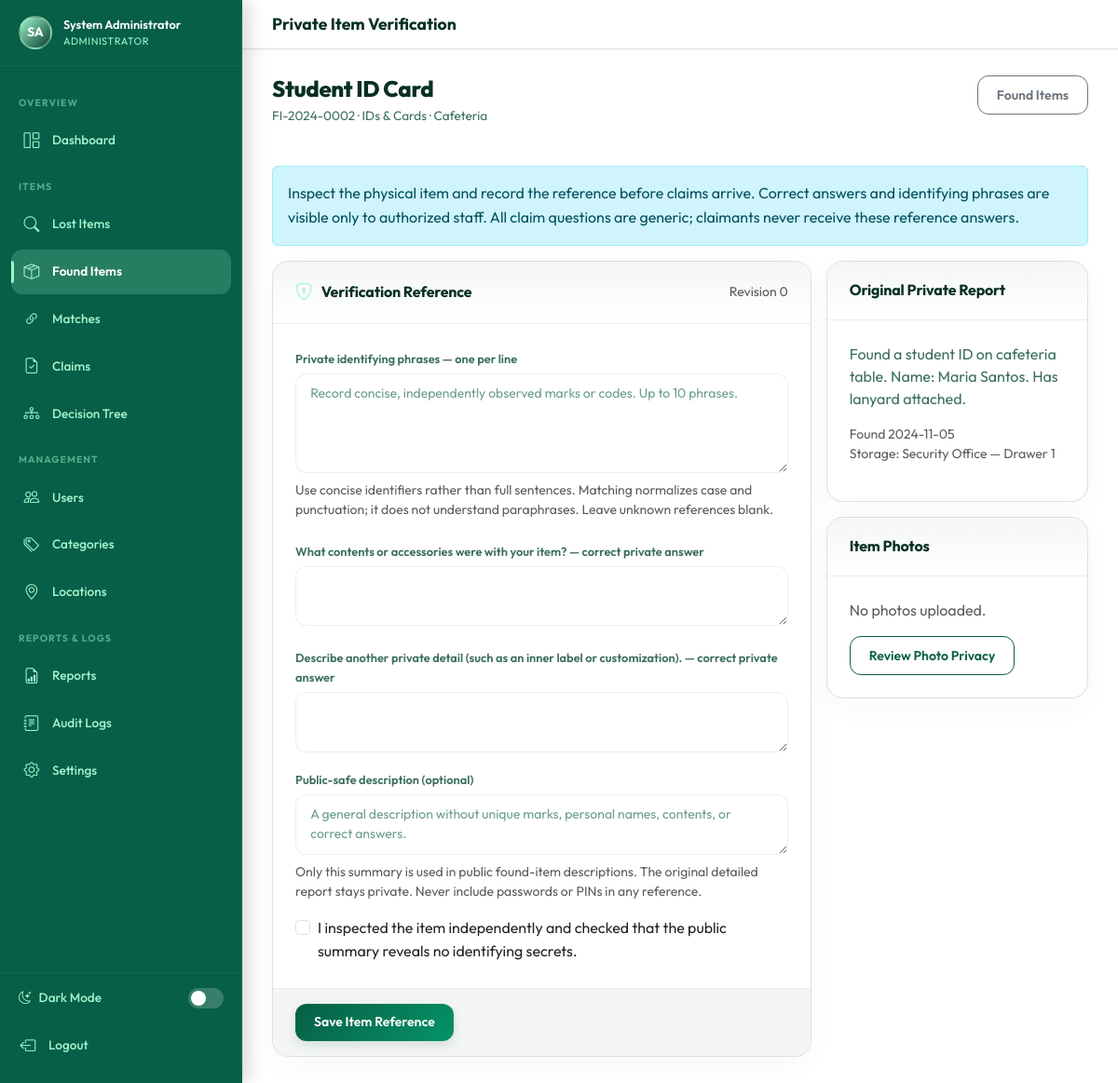
Page /security/item_verification.php?item_id=2 (signed in) on the committed database.
### tables this page shows
CREATE TABLE IF NOT EXISTS `users` (
    `id`              INT UNSIGNED    NOT NULL AUTO_INCREMENT,
    `name`            VARCHAR(100)    NOT NULL,
    `email`           VARCHAR(150)    NOT NULL,
    `password`        VARCHAR(255)    NOT NULL,
    `role`            ENUM('admin','student','security') NOT NULL DEFAULT 'student',
    `student_id`      VARCHAR(50)     NULL DEFAULT NULL,
    `phone`           VARCHAR(20)     NULL DEFAULT NULL,
    `profile_photo`   VARCHAR(255)    NULL DEFAULT NULL,
    `status`          ENUM('active','inactive','suspended') NOT NULL DEFAULT 'active',
    `remember_token`  VARCHAR(100)    NULL DEFAULT NULL,
    `last_login`      DATETIME        NULL DEFAULT NULL,
    `created_at`      DATETIME        NOT NULL DEFAULT CURRENT_TIMESTAMP,
    `updated_at`      DATETIME        NOT NULL DEFAULT CURRENT_TIMESTAMP ON UPDATE CURRENT_TIMESTAMP,
    PRIMARY KEY (`id`),
    UNIQUE KEY `uq_email` (`email`),
    KEY `idx_role`   (`role`),
    KEY `idx_status` (`status`)
);

CREATE TABLE IF NOT EXISTS `found_items` (
    `id`               INT UNSIGNED NOT NULL AUTO_INCREMENT,
    `report_number`    VARCHAR(20)  NOT NULL,
    `user_id`          INT UNSIGNED NOT NULL,
    `category_id`      INT UNSIGNED NOT NULL,
    `location_id`      INT UNSIGNED NOT NULL,
    `item_name`        VARCHAR(150) NOT NULL,
    `brand`            VARCHAR(100) NULL DEFAULT NULL,
    `color`            VARCHAR(50)  NULL DEFAULT NULL,
    `description`      TEXT         NULL DEFAULT NULL,
    `date_found`       DATE         NOT NULL,
    `time_found`       TIME         NULL DEFAULT NULL,
    `storage_location` VARCHAR(200) NULL DEFAULT NULL,
    `qr_code_path`     VARCHAR(255) NULL DEFAULT NULL,
    `status`           ENUM('pending','active','matched','claimed','released') NOT NULL DEFAULT 'pending',
    `security_notes`   TEXT         NULL DEFAULT NULL,
    `created_at`       DATETIME     NOT NULL DEFAULT CURRENT_TIMESTAMP,
    `updated_at`       DATETIME     NOT NULL DEFAULT CURRENT_TIMESTAMP ON UPDATE CURRENT_TIMESTAMP,
    PRIMARY KEY (`id`),
    UNIQUE KEY `uq_report_number` (`report_number`),
    KEY `idx_user_id`    (`user_id`),
    KEY `idx_status`     (`status`),
    KEY `idx_date_found` (`date_found`),
    FULLTEXT KEY `ft_found_search` (`item_name`,`brand`,`color`,`description`),
    CONSTRAINT `fk_found_user`     FOREIGN KEY (`user_id`)     REFERENCES `users`(`id`)      ON DELETE CASCADE,
    CONSTRAINT `fk_found_category` FOREIGN KEY (`category_id`) REFERENCES `categories`(`id`) ON DELETE RESTRICT,
    CONSTRAINT `fk_found_location` FOREIGN KEY (`location_id`) REFERENCES `locations`(`id`)  ON DELETE RESTRICT
);

CREATE TABLE IF NOT EXISTS `categories` (
    `id`          INT UNSIGNED NOT NULL AUTO_INCREMENT,
    `name`        VARCHAR(100) NOT NULL,
    `description` TEXT         NULL DEFAULT NULL,
    `icon`        VARCHAR(50)  NOT NULL DEFAULT 'bi-tag',
    `color`       VARCHAR(20)  NOT NULL DEFAULT '#065F46',
    `status`      ENUM('active','inactive') NOT NULL DEFAULT 'active',
    `created_at`  DATETIME     NOT NULL DEFAULT CURRENT_TIMESTAMP,
    PRIMARY KEY (`id`),
    UNIQUE KEY `uq_name` (`name`),
    KEY `idx_status` (`status`)
);

CREATE TABLE IF NOT EXISTS `locations` (
    `id`          INT UNSIGNED NOT NULL AUTO_INCREMENT,
    `name`        VARCHAR(100) NOT NULL,
    `building`    VARCHAR(100) NULL DEFAULT NULL,
    `floor`       VARCHAR(50)  NULL DEFAULT NULL,
    `description` TEXT         NULL DEFAULT NULL,
    `status`      ENUM('active','inactive') NOT NULL DEFAULT 'active',
    `created_at`  DATETIME     NOT NULL DEFAULT CURRENT_TIMESTAMP,
    PRIMARY KEY (`id`),
    KEY `idx_status` (`status`)
);

### security/item_verification.php (the view, shortened to what the rows shown need)
<?php
require_once __DIR__ . '/../config/database.php';
require_once __DIR__ . '/../includes/auth.php';
require_once __DIR__ . '/../includes/functions.php';
require_once __DIR__ . '/../includes/claim_ml.php';
$itemId = (int)filter_var($_GET['item_id'] ?? 0, FILTER_VALIDATE_INT);
$item = db()->fetchOne('SELECT fi.*,c.name AS category,l.name AS location FROM found_items fi
    JOIN categories c ON c.id=fi.category_id JOIN locations l ON l.id=fi.location_id WHERE fi.id=?', [$itemId]);
$ready = claimMl()->schemaReady();
$reference = $ready ? db()->fetchOne('SELECT * FROM found_item_verification WHERE found_item_id=?', [$itemId]) : false;
$photos = itemPhotos('found', $itemId);
include __DIR__ . '/../includes/header.php';
include __DIR__ . '/../includes/sidebar_' . ($user['role'] === 'admin' ? 'admin' : 'security') . '.php';
?>
<div class="main-content">
  <div class="content-area">
    <div class="page-header"><div><h1 class="page-title"><?= e($item['item_name']) ?></h1><p class="page-subtitle"><?= e($item['report_number']) ?> · <?= e($item['category']) ?> · <?= e($item['location']) ?></p></div></div>
    <?php if (!$ready): ?>
      <div class="alert alert-warning">An administrator must run <code>php scripts/migrate_decision_tree.php</code> first.</div>
    <?php else: ?>
    <div class="alert alert-info">Inspect the physical item and record the reference before claims arrive. Correct answers and identifying phrases are visible only to authorized staff. All claim questions are generic; claimants never receive these reference answers.</div>
    <div class="row g-3">
      <div class="col-lg-8"><div class="card">
        <div class="card-header"><span class="card-title"><i class="bi bi-shield-lock"></i> Verification Reference</span><small class="text-muted">Revision <?= (int)($reference['reference_version'] ?? 0) ?></small></div>
        <form method="POST">
          <div class="card-body">
            <label class="form-label" for="privateMarks">Private identifying phrases — one per line</label>
            <textarea name="unique_characteristics" id="privateMarks" class="form-control mb-2" rows="4" maxlength="2000" placeholder="Record concise, independently observed marks or codes. Up to 10 phrases."></textarea>
            <p class="form-text">Use concise identifiers rather than full sentences. Matching normalizes case and punctuation; it does not understand paraphrases. Leave unknown references blank.</p>
            <?php foreach (ClaimFeatures::QUESTIONS as $key => $question): ?>
              <label class="form-label mt-2" for="reference-<?= $key ?>"><?= e($question) ?> — correct private answer</label>
              <textarea name="verification_answers[<?= $key ?>]" id="reference-<?= $key ?>" class="form-control mb-3" rows="2" maxlength="1000"></textarea>
            <?php endforeach; ?>
            <label class="form-label" for="publicDescription">Public-safe description (optional)</label>
            <textarea name="public_description" id="publicDescription" class="form-control mb-2" rows="2" maxlength="500" placeholder="A general description without unique marks, personal names, contents, or correct answers."><?= e($formValue('public_description', $reference['public_description'] ?? '')) ?></textarea>
            <p class="form-text">Only this summary is used in public found-item descriptions. The original detailed report stays private. Never include passwords or PINs in any reference.</p>
            <div class="form-check mt-3">
              <input type="checkbox" name="reference_checked" id="referenceChecked" class="form-check-input" value="1" required>
              <label class="form-check-label" for="referenceChecked">I inspected the item independently and checked that the public summary reveals no identifying secrets.</label>
            </div>
          </div>
          <div class="card-footer"><button class="btn btn-primary">Save Item Reference</button></div>
        </form>
      </div></div>
      <div class="col-lg-4"><div class="card mb-3">
        <div class="card-header"><span class="card-title">Original Private Report</span></div>
        <div class="card-body"><p style="white-space:pre-wrap;"><?= e($item['description'] ?? 'No description.') ?></p><p class="small text-muted">Found <?= e($item['date_found']) ?><br>Storage: <?= e($item['storage_location']) ?></p></div>
      </div>
      <div class="card"><div class="card-header"><span class="card-title">Item Photos</span></div><div class="card-body">
        <?php if (!$photos): ?><p class="text-muted">No photos uploaded.</p><?php endif; ?>
        <?php if ($user['role'] === 'admin'): ?><a href="<?= BASE_URL ?>/admin/photo_review.php?type=found&item_id=<?= $itemId ?>" class="btn btn-sm btn-outline-primary">Review Photo Privacy</a><?php endif; ?>
      </div></div></div>
    </div>
    <?php endif; ?>
  </div>
</div>
<?php include __DIR__ . '/../includes/footer.php'; ?>

### includes/sidebar_admin.php (shortened to what the rows shown need)
<?php
require_once __DIR__ . '/../includes/auth.php';
require_once __DIR__ . '/../includes/functions.php';
$u = currentUser();
?>
<nav class="sidebar" id="sidebar">
  <div class="sidebar-user">
    <div class="sidebar-avatar"><?= userInitials($u['name']) ?></div>
    <div>
      <div class="sidebar-user-name"><?= e($u['name']) ?></div>
      <div class="sidebar-user-role">Administrator</div>
    </div>
  </div>
</nav>

### rows in the picture
users: name "SA", name "System Administrator"
found_items: item_name "Student ID Card", report_number "FI-2024-0002", category.name "IDs & Cards", location.name "Cafeteria", description "Found a student ID on cafeteria table. Name: Maria Santos. Has lanyard attached.", date_found "2024-11-05", storage_location "Security Office — Drawer 1"

### other values in the picture
$label "Dashboard Lost Items Found Items Matches Claims Decision Tree Users Categories Locations Reports Audit Logs Settings"
$reference['reference_version'] "0"
$question "What contents or accessories were with your item?"
$question "Describe another private detail (such as an inner label or customization)."
